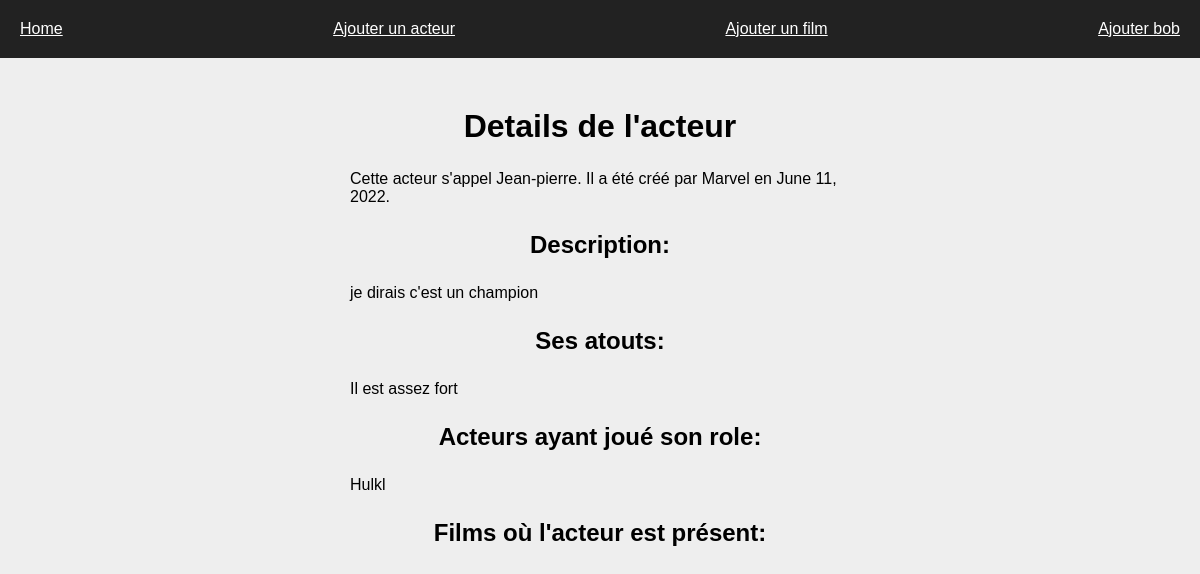
The app's page /Films_MCU/affiche2/6 with its own data.
### Films_MCU/models.py (models this page shows, shortened)
class Superhero(models.Model):
    nom = models.CharField(max_length=100,blank=False)
    date = models.DateField(blank=False, default=django.utils.timezone.now())
    createur = models.CharField(max_length=100,blank=False)
    acteurs = models.TextField(blank=False)
    super_pouvoir = models.TextField(blank=False)
    description = models.TextField(blank=False)

### Films_MCU/views.py (the view)
# urls.py: path("affiche2/<int:id>", views.affiche2),
def affiche2(request,id):
    sh = models.Superhero.objects.get(pk=id)
    films = list(models.Films.objects.filter(superhero=id))
    return render(request,"Films_MCU/affiche2.html",{"superhero": sh,"films":films})

### Films_MCU/templates/Films_MCU/affiche2.html (shortened to what this page needs)
{% extends "Films_MCU/main.html" %}
{% block content %}
<div class="conteneur">
 <div class="contenu">
  <h1> Details de l'acteur </h1>
  <p>Cette acteur s'appel {{superhero.nom}}. Il a été créé par {{superhero.createur}} en {{superhero.date}}.
  <h2> Description: </h2>
     <p> {{superhero.description}} </p>
  <h2> Ses atouts: </h2>
     <p> {{superhero.super_pouvoir}} </p>
  <h2> Acteurs ayant joué son role: </h2>
     <p> {{superhero.acteurs}} </p>
  <h2> Films où l'acteur est présent: </h2>
 </div>
</div>
{% endblock %}

### Films_MCU/static/Films_MCU/test/main.css (style rules this page uses)
* { margin:0; padding:0; font-family:arial; }
body { background-color: #EEE; }
.conteneur { display:flex;flex-direction:column;align-items:center; }
h1, h2 { text-align:center;padding:25px; }
.contenu { width:500px;padding:25px; }

### records on screen
Superhero: nom "Jean-pierre", createur "Marvel", date "June 11, 2022", description "je dirais c'est un champion", super_pouvoir "Il est assez fort", acteurs "Hulkl"
